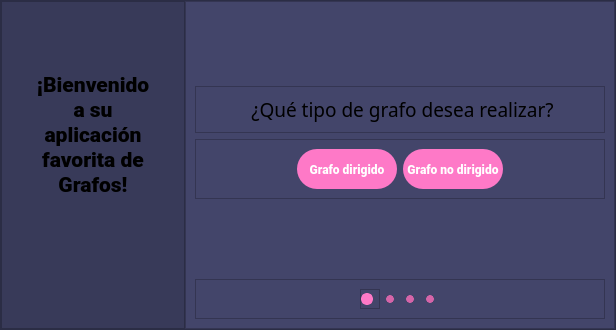
            <widget class="QWidget" name="welcome_page">
             <property name="styleSheet">
              <string notr="true">QPushButton{
	background-color: rgb(254, 121, 199);
	color:#fff;
	border: none;
 	border-radius: 20px;
    font-weight: Bold;
	font-family: Roboto Black;
	min-width: 100px;
	min-height: 40px;
	cursor: pointer;
}

QPushButton:hover{
	background-color: rgb(214,101,169);
	color: rgb(255, 255, 255);
	border-radius: 20px;
	font-weight: Bold
}</string>
             </property>
             <layout class="QVBoxLayout" name="verticalLayout_2" stretch="2">
              <property name="spacing">
               <number>0</number>
              </property>
              <property name="leftMargin">
               <number>0</number>
              </property>
              <property name="topMargin">
               <number>0</number>
              </property>
              <property name="rightMargin">
               <number>0</number>
              </property>
              <property name="bottomMargin">
               <number>0</number>
              </property>
              <item>
               <widget class="QFrame" name="welcome_frame">
                <property name="styleSheet">
                 <string notr="true">background-color: rgb(56, 58, 89);</string>
                </property>
                <property name="frameShape">
                 <enum>QFrame::StyledPanel</enum>
                </property>
                <property name="frameShadow">
                 <enum>QFrame::Raised</enum>
                </property>
                <layout class="QHBoxLayout" name="horizontalLayout_18" stretch="3,7">
                 <property name="spacing">
                  <number>0</number>
                 </property>
                 <property name="leftMargin">
                  <number>0</number>
                 </property>
                 <property name="topMargin">
                  <number>0</number>
                 </property>
                 <property name="rightMargin">
                  <number>0</number>
                 </property>
                 <property name="bottomMargin">
                  <number>0</number>
                 </property>
                 <item>
                  <widget class="QFrame" name="message_frame">
                   <property name="frameShape">
                    <enum>QFrame::StyledPanel</enum>
                   </property>
                   <property name="frameShadow">
                    <enum>QFrame::Raised</enum>
                   </property>
                   <layout class="QVBoxLayout" name="verticalLayout_20" stretch="0,3,0">
                    <property name="spacing">
                     <number>0</number>
                    </property>
                    <property name="leftMargin">
                     <number>30</number>
                    </property>
                    <property name="topMargin">
                     <number>30</number>
                    </property>
                    <property name="rightMargin">
                     <number>30</number>
                    </property>
                    <property name="bottomMargin">
                     <number>30</number>
                    </property>
                    <item>
                     <spacer name="verticalSpacer_13">
                      <property name="orientation">
                       <enum>Qt::Vertical</enum>
                      </property>
                      <property name="sizeHint" stdset="0">
                       <size>
                        <width>20</width>
                        <height>40</height>
                       </size>
                      </property>
                     </spacer>
                    </item>
                    <item>
                     <widget class="QLabel" name="label_9">
                      <property name="font">
                       <font>
                        <family>Roboto Black</family>
                        <pointsize>16</pointsize>
                       </font>
                      </property>
                      <property name="text">
                       <string>¡Bienvenido a su aplicación favorita de Grafos!</string>
                      </property>
                      <property name="alignment">
                       <set>Qt::AlignCenter</set>
                      </property>
                      <property name="wordWrap">
                       <bool>true</bool>
                      </property>
                     </widget>
                    </item>
                    <item>
                     <spacer name="verticalSpacer_12">
                      <property name="orientation">
                       <enum>Qt::Vertical</enum>
                      </property>
                      <property name="sizeHint" stdset="0">
                       <size>
                        <width>20</width>
                        <height>100</height>
                       </size>
                      </property>
                     </spacer>
                    </item>
                   </layout>
                  </widget>
                 </item>
                 <item>
                  <widget class="QFrame" name="frame_6">
                   <property name="styleSheet">
                    <string notr="true">QFrame {
background-color: rgb(67, 69, 106)
}

QPushButton{
	background-color: rgb(254, 121, 199);
	color:#fff;
	border: none;
 	border-radius: 20px;
    font-weight: Bold;
	font-family: Roboto Black;
	min-width: 100px;
	min-height: 40px;
	cursor: pointer;
}

QPushButton:hover{
	background-color: rgb(214,101,169);
	color: rgb(255, 255, 255);
	border-radius: 20px;
	font-weight: Bold
}</string>
                   </property>
                   <property name="frameShape">
                    <enum>QFrame::StyledPanel</enum>
                   </property>
                   <property name="frameShadow">
                    <enum>QFrame::Raised</enum>
                   </property>
                   <layout class="QVBoxLayout" name="verticalLayout_6">
                    <item>
                     <spacer name="verticalSpacer_3">
                      <property name="orientation">
                       <enum>Qt::Vertical</enum>
                      </property>
                      <property name="sizeHint" stdset="0">
                       <size>
                        <width>20</width>
                        <height>40</height>
                       </size>
                      </property>
                     </spacer>
                    </item>
                    <item>
                     <widget class="QFrame" name="frame">
                      <property name="frameShape">
                       <enum>QFrame::StyledPanel</enum>
                      </property>
                      <property name="frameShadow">
                       <enum>QFrame::Raised</enum>
                      </property>
                      <layout class="QHBoxLayout" name="horizontalLayout_2">
                       <item>
                        <widget class="QLabel" name="label">
                         <property name="font">
                          <font>
                           <family>Roboto Bk</family>
                           <pointsize>14</pointsize>
                           <weight>50</weight>
                           <bold>false</bold>
                          </font>
                         </property>
                         <property name="mouseTracking">
                          <bool>false</bool>
                         </property>
                         <property name="styleSheet">
                          <string notr="true"/>
                         </property>
                         <property name="text">
                          <string> ¿Qué tipo de grafo desea realizar?</string>
                         </property>
                         <property name="alignment">
                          <set>Qt::AlignCenter</set>
                         </property>
                        </widget>
                       </item>
                      </layout>
                     </widget>
                    </item>
                    <item>
                     <widget class="QFrame" name="frame_2">
                      <property name="frameShape">
                       <enum>QFrame::StyledPanel</enum>
                      </property>
                      <property name="frameShadow">
                       <enum>QFrame::Raised</enum>
                      </property>
                      <layout class="QHBoxLayout" name="horizontalLayout">
                       <item>
                        <spacer name="horizontalSpacer_6">
                         <property name="orientation">
                          <enum>Qt::Horizontal</enum>
                         </property>
                         <property name="sizeHint" stdset="0">
                          <size>
                           <width>40</width>
                           <height>20</height>
                          </size>
                         </property>
                        </spacer>
                       </item>
                       <item>
                        <widget class="QPushButton" name="btn_dir">
                         <property name="font">
                          <font>
                           <family>Roboto Black</family>
                           <weight>75</weight>
                           <bold>true</bold>
                          </font>
                         </property>
                         <property name="cursor">
                          <cursorShape>PointingHandCursor</cursorShape>
                         </property>
                         <property name="styleSheet">
                          <string notr="true"/>
                         </property>
                         <property name="text">
                          <string>Grafo dirigido</string>
                         </property>
                        </widget>
                       </item>
                       <item>
                        <widget class="QPushButton" name="btn_nodir">
                         <property name="font">
                          <font>
                           <family>Roboto Black</family>
                           <weight>75</weight>
                           <bold>true</bold>
                          </font>
                         </property>
                         <property name="cursor">
                          <cursorShape>PointingHandCursor</cursorShape>
                         </property>
                         <property name="styleSheet">
                          <string notr="true">QFrame{
	background-color: rgb(56, 58, 89);
}

</string>
                         </property>
                         <property name="text">
                          <string>Grafo no dirigido</string>
                         </property>
                        </widget>
                       </item>
                       <item>
                        <spacer name="horizontalSpacer_5">
                         <property name="orientation">
                          <enum>Qt::Horizontal</enum>
                         </property>
                         <property name="sizeHint" stdset="0">
                          <size>
                           <width>40</width>
                           <height>20</height>
                          </size>
                         </property>
                        </spacer>
                       </item>
                      </layout>
                     </widget>
                    </item>
                    <item>
                     <spacer name="verticalSpacer_4">
                      <property name="orientation">
                       <enum>Qt::Vertical</enum>
                      </property>
                      <property name="sizeHint" stdset="0">
                       <size>
                        <width>20</width>
                        <height>40</height>
                       </size>
                      </property>
                     </spacer>
                    </item>
                    <item>
                     <widget class="QFrame" name="page_frame">
                      <property name="styleSheet">
                       <string notr="true">QRadioButton {
    background-color:       none;
    color:                  none;
}

QRadioButton::indicator {
    width:                  6px;
    height:                 6px;
    border-radius:         3.5px;
}

QRadioButton::indicator:unchecked {
    background-color:       rgb(214,101,169);
    border:                 1px solid rgb(214,101,169);
}</string>
                      </property>
                      <property name="frameShape">
                       <enum>QFrame::StyledPanel</enum>
                      </property>
                      <property name="frameShadow">
                       <enum>QFrame::Raised</enum>
                      </property>
                      <layout class="QHBoxLayout" name="horizontalLayout_17">
                       <item>
                        <spacer name="horizontalSpacer_3">
                         <property name="orientation">
                          <enum>Qt::Horizontal</enum>
                         </property>
                         <property name="sizeHint" stdset="0">
                          <size>
                           <width>100</width>
                           <height>20</height>
                          </size>
                         </property>
                        </spacer>
                       </item>
                       <item>
                        <widget class="QFrame" name="frame_13">
                         <property name="styleSheet">
                          <string notr="true">QRadioButton::indicator {
    width:                  8px;
    height:                 8px;
    border-radius:          5.5px;
}

QRadioButton::indicator:unchecked {
    background-color:       rgb(254, 121, 199);
    border:                 2px solid rgb(254, 121, 199);
}</string>
                         </property>
                         <property name="frameShape">
                          <enum>QFrame::StyledPanel</enum>
                         </property>
                         <property name="frameShadow">
                          <enum>QFrame::Raised</enum>
                         </property>
                         <layout class="QHBoxLayout" name="horizontalLayout_11">
                          <property name="spacing">
                           <number>0</number>
                          </property>
                          <property name="leftMargin">
                           <number>0</number>
                          </property>
                          <property name="topMargin">
                           <number>0</number>
                          </property>
                          <property name="rightMargin">
                           <number>0</number>
                          </property>
                          <property name="bottomMargin">
                           <number>0</number>
                          </property>
                          <item>
                           <widget class="QRadioButton" name="radioButton">
                            <property name="styleSheet">
                             <string notr="true"/>
                            </property>
                            <property name="text">
                             <string/>
                            </property>
                            <property name="checkable">
                             <bool>false</bool>
                            </property>
                            <property name="checked">
                             <bool>false</bool>
                            </property>
                           </widget>
                          </item>
                         </layout>
                        </widget>
                       </item>
                       <item>
                        <widget class="QRadioButton" name="radioButton_2">
                         <property name="text">
                          <string/>
                         </property>
                         <property name="checkable">
                          <bool>false</bool>
                         </property>
                        </widget>
                       </item>
                       <item>
                        <widget class="QRadioButton" name="radioButton_3">
                         <property name="text">
                          <string/>
                         </property>
                         <property name="checkable">
                          <bool>false</bool>
                         </property>
                        </widget>
                       </item>
                       <item>
                        <widget class="QRadioButton" name="radioButton_4">
                         <property name="text">
                          <string/>
                         </property>
                         <property name="checkable">
                          <bool>false</bool>
                         </property>
                        </widget>
                       </item>
                       <item>
                        <spacer name="horizontalSpacer_4">
                         <property name="orientation">
                          <enum>Qt::Horizontal</enum>
                         </property>
                         <property name="sizeHint" stdset="0">
                          <size>
                           <width>100</width>
                           <height>20</height>
                          </size>
                         </property>
                        </spacer>
                       </item>
                      </layout>
                     </widget>
                    </item>
                   </layout>
                  </widget>
                 </item>
                </layout>
               </widget>
              </item>
             </layout>
            </widget>
